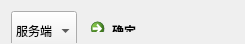
<?xml version="1.0" encoding="UTF-8"?>
<ui version="4.0">
 <class>TcpCommTestClass</class>
 <widget class="QMainWindow" name="TcpCommTestClass">
  <property name="geometry">
   <rect>
    <x>0</x>
    <y>0</y>
    <width>245</width>
    <height>44</height>
   </rect>
  </property>
  <property name="windowTitle">
   <string>TcpCommTest</string>
  </property>
  <widget class="QWidget" name="centralWidget">
   <property name="sizePolicy">
    <sizepolicy hsizetype="Fixed" vsizetype="Fixed">
     <horstretch>0</horstretch>
     <verstretch>0</verstretch>
    </sizepolicy>
   </property>
   <widget class="QWidget" name="">
    <property name="geometry">
     <rect>
      <x>0</x>
      <y>0</y>
      <width>242</width>
      <height>43</height>
     </rect>
    </property>
    <layout class="QHBoxLayout" name="horizontalLayout">
     <item>
      <widget class="QComboBox" name="comboBox">
       <property name="minimumSize">
        <size>
         <width>0</width>
         <height>40</height>
        </size>
       </property>
       <item>
        <property name="text">
         <string>服务端</string>
        </property>
       </item>
       <item>
        <property name="text">
         <string>客户端</string>
        </property>
       </item>
      </widget>
     </item>
     <item>
      <widget class="QCommandLinkButton" name="commandLinkButton">
       <property name="text">
        <string>确定</string>
       </property>
      </widget>
     </item>
    </layout>
   </widget>
  </widget>
 </widget>
 <layoutdefault spacing="6" margin="11"/>
 <resources>
  <include location="TcpCommTest.qrc"/>
 </resources>
 <connections/>
</ui>
